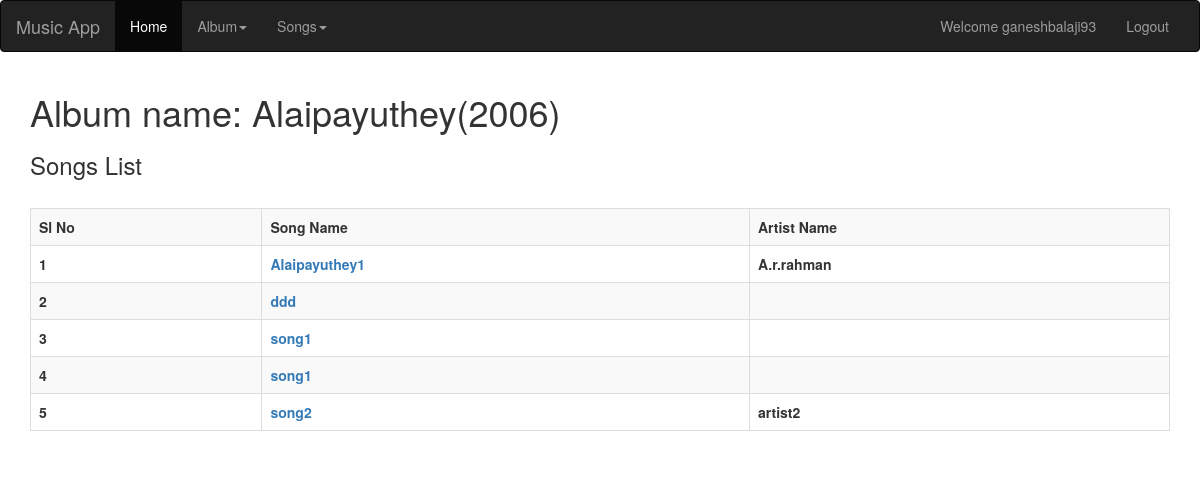
/mysongs/songsview/50 (signed in), run on the app's committed database.
### mysongs/models.py (models this page shows, shortened)
class Albumtable(models.Model):
    album_id = models.AutoField(primary_key=True)
    album_name = models.CharField(max_length=60)
    album_year = models.IntegerField(null=True)

class Songstable(models.Model):
    song_id = models.AutoField(primary_key=True)
    album_id = models.ForeignKey(Albumtable, on_delete=models.CASCADE)
    song_name = models.CharField(max_length=60)
    artist_name = models.CharField(max_length=60)
    view_count = models.IntegerField(default=0)

### mysongs/views.py (the view)
# urls.py: path('songsview/<int:album_id>', views.songsview, name='Songs'),
@login_required
def songsview(request, album_id):
    songs_list = Songstable.objects.filter(album_id=album_id)
    album_instance = Albumtable.objects.filter(album_id=album_id)[0]
    request.session['temp_album_id'] = album_id
    return render(request, 'mysongs/Songsview.html', {'songs_list': songs_list, 'album_instance': album_instance})

### mysongs/templates/mysongs/Songsview.html (shortened to what this page needs)
{% extends "myapp/base.html" %}
{% block content %}
<div class="container">
  <h1>Album name: {{album_instance.album_name}}({{album_instance.album_year}})</h1>
    <h3><caption>Songs List</caption></h3>
    <div class="table-responsive">
    <table class="table table-striped table-hover table-bordered">
        <tr>
                <th><span>Sl No</span></th>
                <th><span>Song Name</span></th>
                <th><span>Artist Name</span></th>
        </tr>
        <tr>
            {% for songs in songs_list %}
                <th><span>{{ forloop.counter }}</span></th>
                <th><span><a href="songdetails/{{ songs.song_id }}">{{ songs.song_name}}</a></span></th>
                <th><span>{{ songs.artist_name }}</span></th>
        </tr>
{% endfor %}
</table>
        </div>
    </div>
{% endblock %}

### myapp/Templates/myapp/navigation.html (shortened to what this page needs)
<nav class="navbar navbar-inverse">
  <div class="container-fluid">
    <div class="navbar-header">
      <a class="navbar-brand" href="/myapp/home">Music App</a>
    </div>
    <div class="collapse navbar-collapse" id="myNavbar">
      <ul class="nav navbar-nav">
          {% if user.username %}
            <li class="active"><a href="/myapp/home">Home</a></li>
            <li class="dropdown">
            <a class="dropdown-toggle" data-toggle="dropdown" href="#">Album<span class="caret"></span></a>
            </li>
            <li class="dropdown">
            <a class="dropdown-toggle" data-toggle="dropdown" href="#">Songs<span class="caret"></span></a>
            </li>
          {% else %}
          <li class=""><a href="/myapp/home">Home</a></li>
          {% endif %}
      </ul>
      <ul class="nav navbar-nav navbar-right">
        {% if user.username %}
            <li><a>Welcome {{user.username}}</a></li>
            <li><a href="/myapp/logout">Logout</a></li>
        {% else %}
            <li><a href="/myapp/registration">Registration</a></li>
            <li><a href="/myapp/login"><span class="glyphicon glyphicon-log-in"></span> Login</a></li>
      </ul>
        {% endif %}
        </div>
    </div>
</nav>

### data on the page
Albumtable: album_name "Alaipayuthey", album_year "2006"
Songstable: song_name "Alaipayuthey1", artist_name "A.r.rahman"
Songstable: song_name "ddd"
Songstable: song_name "song1"
Songstable: song_name "song1"
Songstable: song_name "song2", artist_name "artist2"

### other printed values
{{ user.username }} "ganeshbalaji93"
